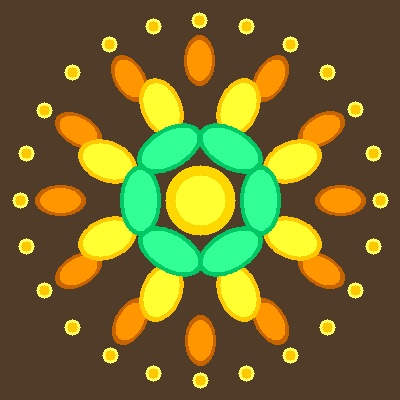
#> input picture backend/floral_kolam_test.jpg, 400 x 400 px
$ python -i authentic_kolam_generator.py   (imports and definitions only)
#> lines starting #> are read from the running program, lines starting #| are printed output that depends on the picture; after the words box and inside, x2 and y2 are one past the last pixel; in counts of white or black regions, pixels touching at a corner belong together
#!/usr/bin/env python3
"""
Authentic Traditional Kolam Generator
Focuses on creating genuine kolam patterns with proper dot grids and traditional connections
"""

import cv2
import numpy as np
import svgwrite
import math
from typing import Tuple, List, Dict, Any
from sklearn.cluster import KMeans

class AuthenticKolamGenerator:
    def __init__(self):
        self.traditional_patterns = {
            'simple': self._generate_simple_kolam,
            'floral': self._generate_floral_kolam,
            'geometric': self._generate_geometric_kolam,
            'complex': self._generate_complex_kolam
        }

    def generate_authentic_kolam(self, img_path: str, spacing: int = 30) -> str:
        """Generate authentic traditional kolam patterns"""
#> called with img_path = '../floral_kolam_test.jpg', spacing = 30
        img = cv2.imread(img_path)
#> img is the input picture: shape (400, 400, 3); mean B, G, R 45.2, 106.7, 115.5
        if img is None:
            return self._generate_default_kolam(spacing)

        # Analyze image to choose appropriate traditional pattern
        pattern_type = self._analyze_for_traditional_pattern(img)
        print(f"Selected traditional pattern: {pattern_type}")

        # Generate the appropriate kolam type
        return self.traditional_patterns[pattern_type](img, spacing)

    def _analyze_for_traditional_pattern(self, img: np.ndarray) -> str:
        """Analyze image to select appropriate traditional kolam pattern"""
        gray = cv2.cvtColor(img, cv2.COLOR_BGR2GRAY)
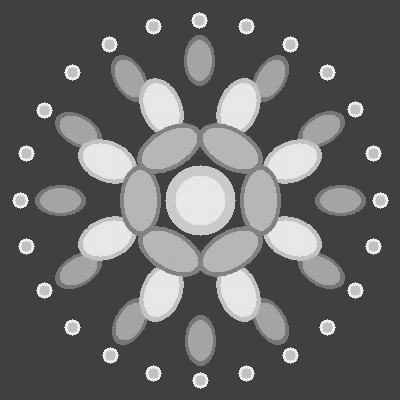
#> gray: shape (400, 400); min 56, max 242, mean 102.3

        # Calculate complexity based on edges and features
        edges = cv2.Canny(gray, 50, 150)
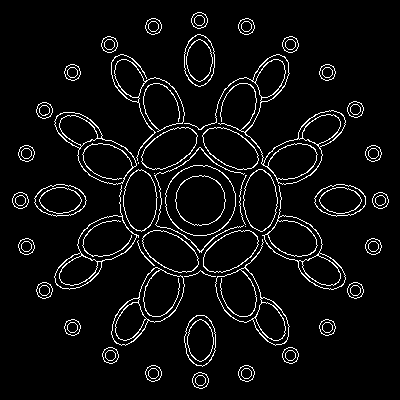
#> edges: shape (400, 400); 5.4% white in thin lines or dots, all inside (x1, y1, x2, y2) = (12, 12, 389, 389)
        edge_density = np.mean(edges > 0)
#> edge_density = 0.0545

        # Detect circular shapes (common in traditional kolams)
        circles = cv2.HoughCircles(gray, cv2.HOUGH_GRADIENT, 1, 30)
#> circles = None
        has_circles = circles is not None and len(circles[0]) > 2
#> has_circles = False

        # Color analysis
        hsv = cv2.cvtColor(img, cv2.COLOR_BGR2HSV)
#> hsv: shape (400, 400, 3); mean H, S, V 21.8, 159.4, 132.3
        bright_colors = np.mean(hsv[:,:,2] > 180)  # High value (brightness)
#> bright_colors = 0.306

        print(f"Analysis - Edge density: {edge_density:.3f}, Circles: {has_circles}, Bright: {bright_colors:.3f}")
#| Analysis - Edge density: 0.054, Circles: False, Bright: 0.306
#> in generate_authentic_kolam, `pattern_type = self._analyze_for_traditional_pattern(img)`: pattern_type = 'floral'
#| Selected traditional pattern: floral

        if edge_density > 0.15 and has_circles:
            return 'complex'
        elif bright_colors > 0.3 or has_circles:
            return 'floral'
        elif edge_density > 0.08:
            return 'geometric'
        else:
            return 'simple'

    # [50 lines left out: function _generate_simple_kolam, not called in this run]

    def _generate_floral_kolam(self, img: np.ndarray, spacing: int) -> str:
        """Generate floral kolam with petal-like connections"""
#> called with spacing = 30
        height, width = img.shape[:2]
#> height = 400; width = 400

        # Resize for consistency
        max_size = 400
        if max(height, width) > max_size:
            scale = max_size / max(height, width)
            width = int(width * scale)
            height = int(height * scale)
            img = cv2.resize(img, (width, height))

        # Create SVG
#> (the run stopped early here; a loop or call above may not have finished)
